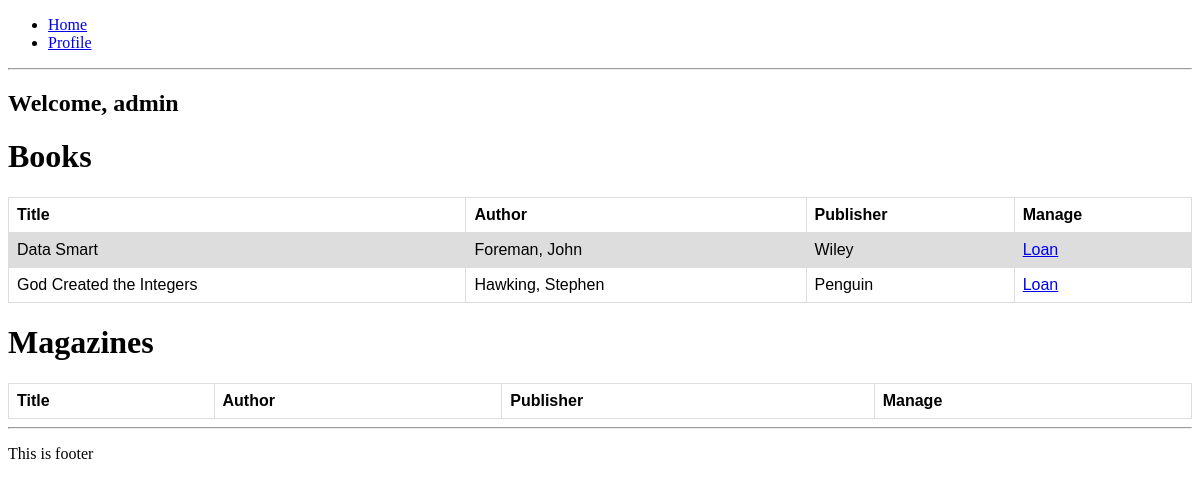
The page /library/ (signed in) on the database as committed earlier.
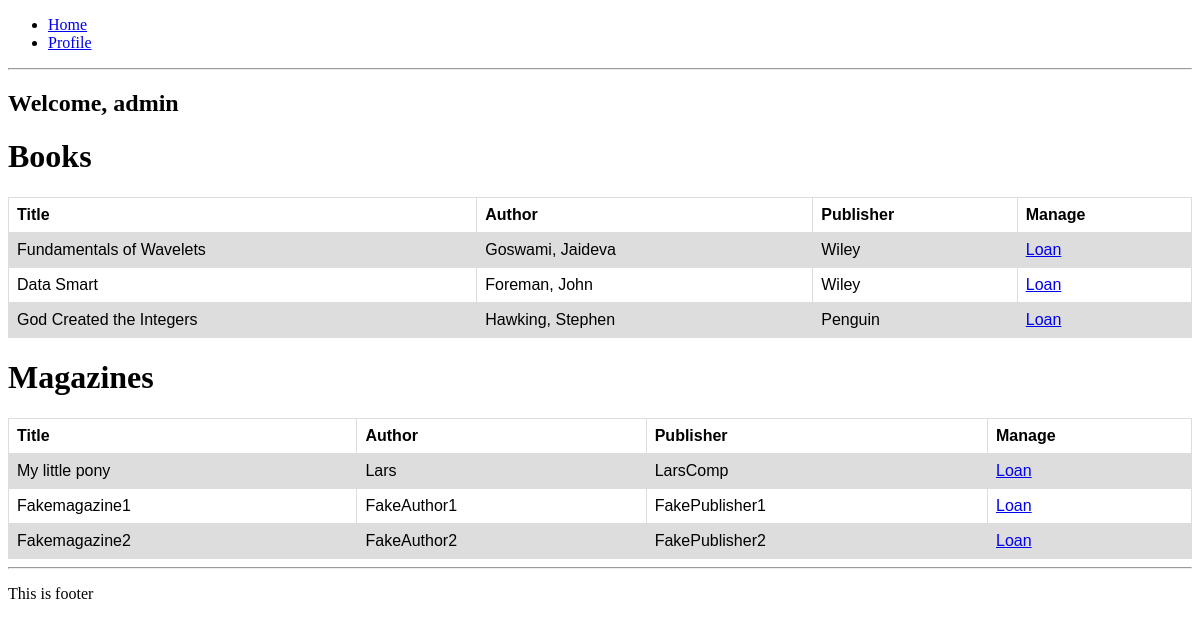
The same page on the database as committed later.
### library_app/models.py (models this page shows, shortened)
class Book(models.Model):
    title = models.CharField(max_length=200)
    author = models.CharField(max_length=200)
    publisher = models.CharField(max_length=200)
    is_available = models.BooleanField(default=True)

class Magazine(models.Model):
    title = models.CharField(max_length=200)
    author = models.CharField(max_length=200)
    publisher = models.CharField(max_length=200)
    is_available = models.BooleanField(default=True)

### library_app/views.py (the view)
# urls.py: path("", views.index, name="index")
@login_required
def index(request):
    books = Book.objects.filter(is_available=True)
    magazines = Magazine.objects.filter(is_available=True)
    context = {"books": books, "magazines": magazines}
    return render(request, "library_app/index.html", context)

### templates/library_app/index.html (shortened to what this page needs)
{% extends "base.html" %}
{% block content %}
<div>
  <h2>Welcome, {{user.username}}</h2>
  <div>
  <h1>Books</h1>
    <table>
      <tr>
        <th>Title</th>
        <th>Author</th>
        <th>Publisher</th>
        <th>Manage</th>
      </tr>
      {% for book in books %}
      <tr>
        <td>{{book.title}}</td>
        <td>{{book.author}}</td>
        <td>{{book.publisher}}</td>
        <td> <a href="{% url "user_app:loan_item" "book" book.id %}">Loan</a> </td>
      </tr>
      {% endfor %}
    </table>
  </div>
  <div>
  <h1>Magazines</h1>
    <table>
      <tr>
        <th>Title</th>
        <th>Author</th>
        <th>Publisher</th>
        <th>Manage</th>
      </tr>
      {% for magazine in magazines %}
      <tr>
        <td>{{magazine.title}}</td>
        <td>{{magazine.author}}</td>
        <td>{{magazine.publisher}}</td>
        <td> <a href="{% url "user_app:loan_item" "magazine" magazine.id %}">Loan</a> </td>
      </tr>
      {% endfor %}
    </table>
  </div>
</div>
{% endblock content%}

Rows that differ between the two databases and show on the page:
now on this page (row edited): Book: title "Fundamentals of Wavelets", author "Goswami, Jaideva", publisher "Wiley"
added Magazine: title "My little pony", author "Lars", publisher "LarsComp"
added Magazine: title "Fakemagazine1", author "FakeAuthor1", publisher "FakePublisher1"
added Magazine: title "Fakemagazine2", author "FakeAuthor2", publisher "FakePublisher2"
